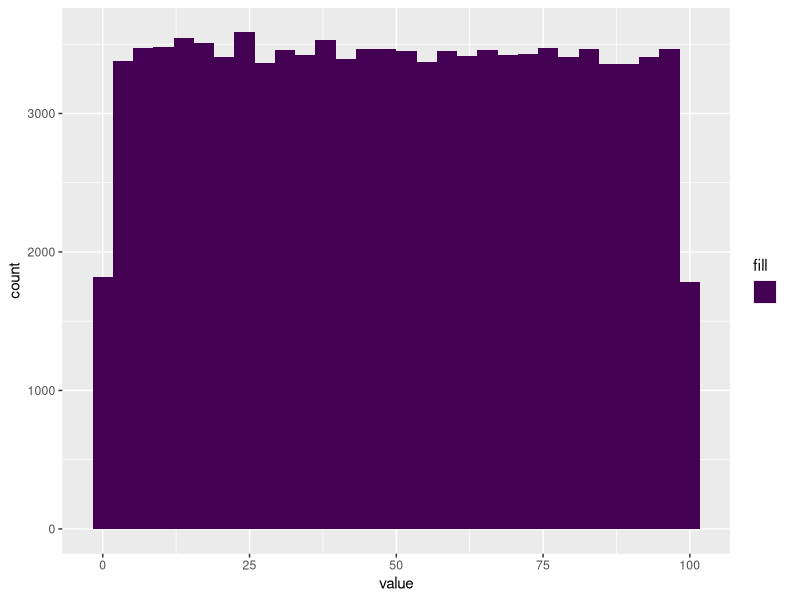
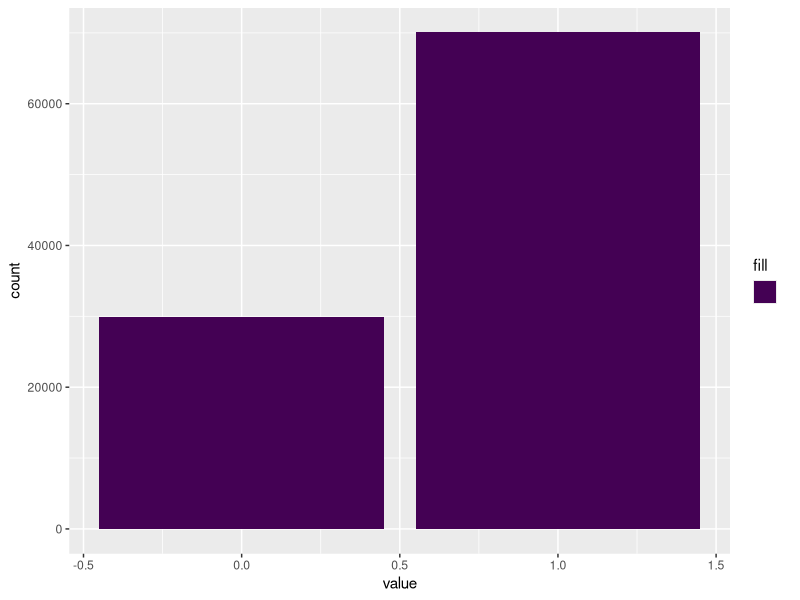
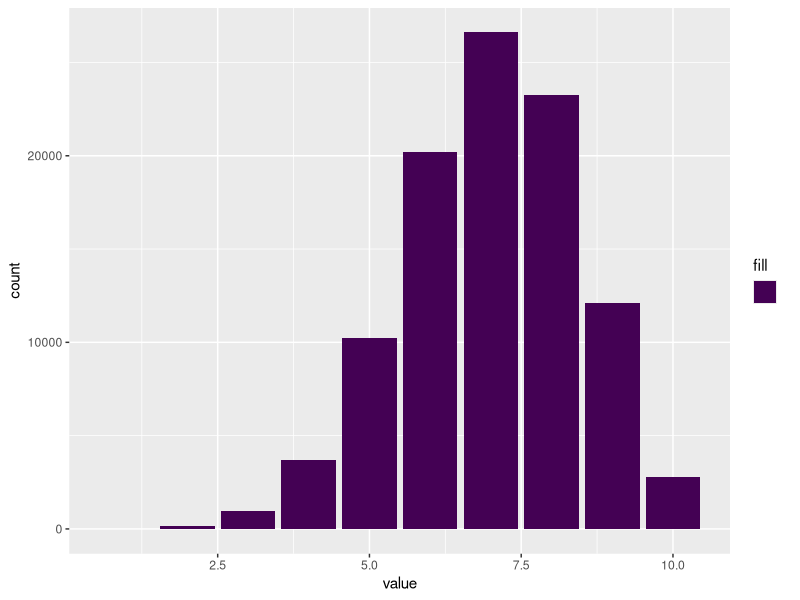
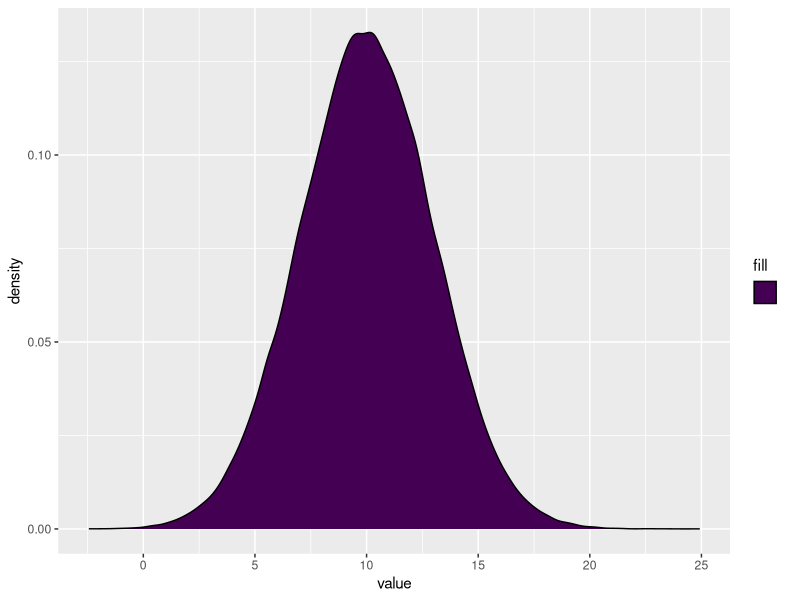

These figures' R source, in order:
## ---- chunk 1
library("tidyverse", "knitr")
library("viridis")

d1 = 1:6
d2 = 1:6

Y = NULL
for (i in d1) {
  for (j in d2) {
    sum_ij = i + j
    Y <- c(Y,sum_ij)
  }
}

ditrib_Y <- table(Y) %>% as_tibble() %>% mutate(p=round(n/sum(n),2)) %>% dplyr::select(-n)
names(ditrib_Y) <- c("y","P(Y=y)") 
knitr::kable(ditrib_Y, format = "markdown", align = 'lc')
## ---- chunk 2
set.seed(8786421) #<<
moneda <- rbinom(n=1, size=1, p=0.7) #<<
print(moneda)
## ---- chunk 3
set.seed(8786421)
monedas <- rbinom(n=100, size=1, p=0.7)
print(monedas)
## ---- chunk 4
set.seed(8786421)
x <- rbinom(n=1000, size=1, p=0.6)
y <- rbinom(n=1000, size=1, p=0.6)

sim <- tibble(x=x,y=y); sim
## ---- chunk 5

sim <- sim %>% 
  mutate(z=if_else(x==0 & y==0,1,0)) #<<

table(sim$z)
prop.table(table(sim$z))
## ---- chunk 6
x <- runif(n=10^5, min=0, max=100)
x %>% matrix(ncol = 1)
## ---- chunk 7
x %>% as_tibble() %>%
  ggplot(aes(x=value, fill="")) +
  geom_histogram() +
  scale_fill_viridis_d()
## ---- chunk 8
x <- rbinom(n=10^5,size=1,p=0.7)
x %>% matrix(ncol = 1)
## ---- chunk 9
x %>% as_tibble() %>%
  ggplot(aes(x=value, fill="")) +
  geom_bar() +
  scale_fill_viridis_d()
## ---- chunk 10
x <- rbinom(n=10^5, size=10, p=0.7)
x %>% matrix(ncol = 1)
## ---- chunk 11
x %>% as_tibble() %>%
  ggplot(aes(x=value, fill="")) +
  geom_bar() +
  scale_fill_viridis_d()
## ---- chunk 12
x <- rnorm(n=10^5, mean=10, sd=3)
x %>% matrix(ncol = 1)
## ---- chunk 13
x %>% as_tibble() %>%
  ggplot(aes(x=value, fill="")) +
  geom_density() +
  scale_fill_viridis_d()
## ---- chunk 14
x <- rbinom(n=1,size=100,p=0.5); x
premio <- 1000 + 10*x; premio
## ---- chunk 15
concurso <- function(x) {
 x <- rbinom(n=1,size=100,p=0.5)
 premio <- 1000 + 10*x 
 return(premio) 
}

premios <- replicate(n=10^5,concurso() ); head(premios)
## ---- chunk 16
E_premio = mean(premios); E_premio
## ---- chunk 17
SD_premio = sd(premios); SD_premio
## ---- chunk 18
library("tidyverse")
library("broom")
library("viridis")

setwd(
  "~/Library/Mobile Documents/com~apple~CloudDocs/Teaching/ISUC/gentle-ggplot2/data/")

# leer archivo csv
data_casen_csv <- read_csv("sample_casen2017.csv")
data_casen_csv <- data_casen_csv %>% mutate(y = log(ytotcor)) %>% drop_na(y)
## ---- chunk 19
stats <- c(mu= mean(data_casen_csv$y), sd= sd(data_casen_csv$y)); stats
## ---- chunk 20
summary(lm(data_casen_csv$y ~ 1))$coefficients
## ---- chunk 21
n = length(data_casen_csv$y)
se = stats["sd"]/sqrt(n); se 
ci = stats["mu"] + c(-1.96,1.96)*se; ci
